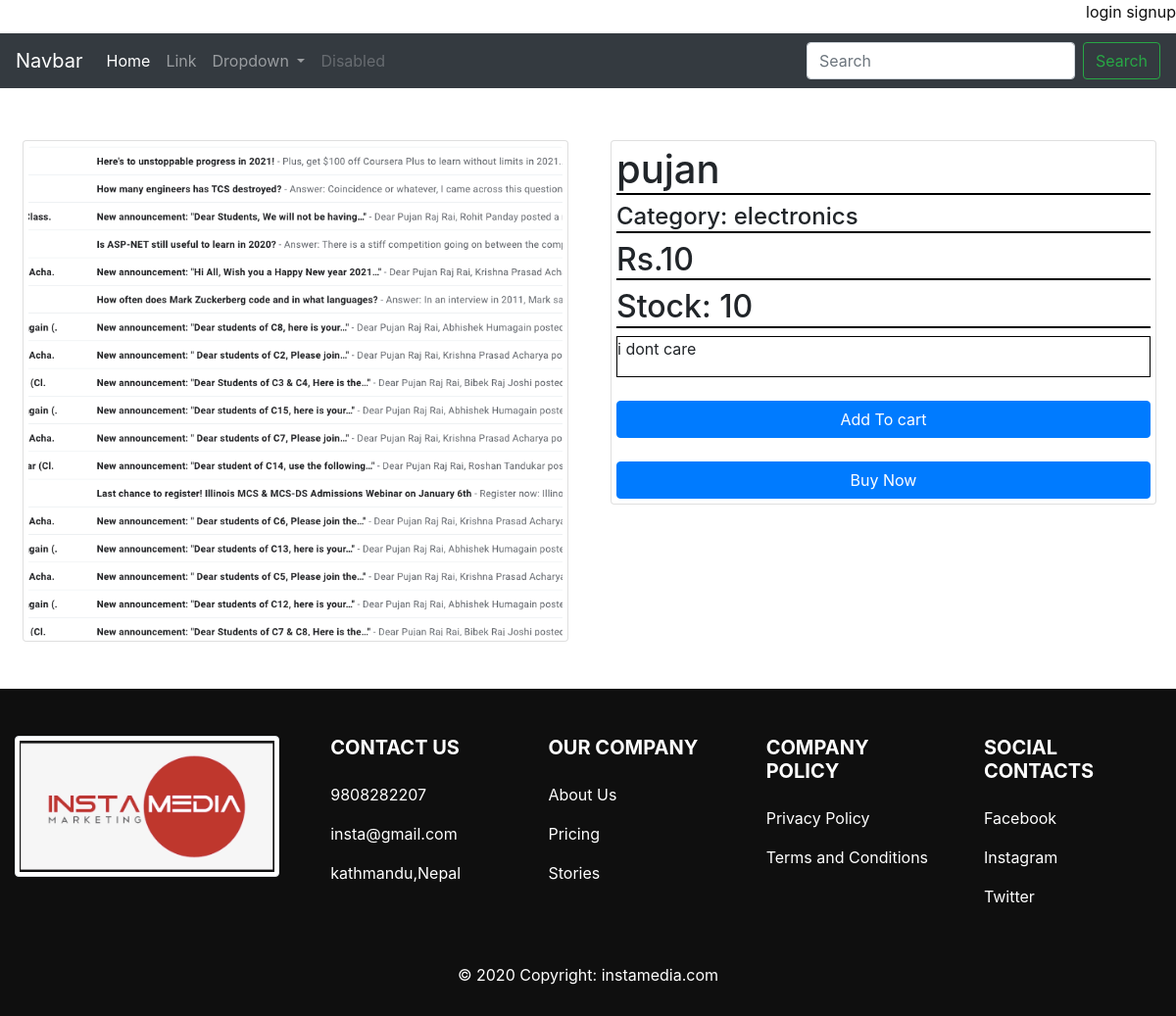
Screenshot of /product/pujan1/ with the database file from the repository.
### ecom/models.py (models this page shows, shortened)
class Product(models.Model):
    name = models.CharField(max_length=90)
    slug = models.SlugField(max_length=255)
    product_image = models.ImageField(upload_to='product_image')
    price = models.PositiveSmallIntegerField()
    stock = models.PositiveSmallIntegerField()
    category = models.ForeignKey(Category, on_delete=models.CASCADE)
    description = RichTextField()

class Category(models.Model):
    category_name = models.CharField(max_length=50)
    category_desc = models.TextField(max_length=500)
    def __str__(self):
        return self.category_name

### ecom/views.py (the view)
# urls.py: path('product/<slug:slug>/',views.product,name='product'),
def product(request, slug):
    context = {"products": Product.objects.filter(slug=slug)}
    return render(request, 'ecom/product.html', context)

### ecom/templates/ecom/product.html
{% extends 'ecom/base.html' %}
{% block body %}
    {% for product in products %}
        <div class="container-fluid mt-5 mb-5">
            <div class="row">
                <div class="col-sm-6">
                    <div class="card-group">
                        <div class="card ml-2" style="width: 18rem;">
                            <img class="card-img-top image-resize3"
                                 src="{{ product.product_image.url }}" alt="Card image cap">
                        </div>
                    </div>
                </div>
                <div class="col-sm-6" style="background-color:#ffffff;">
                    <div class="card-group">
                        <div class="card ml-2" style="width: 18rem;">
                            <h1 style="border-bottom: 2px solid black">{{ product.name }}</h1>
                            <h4 style="border-bottom: 2px solid black">Category: {{ product.category }}</h4>
                            <h2 style="border-bottom: 2px solid black">Rs.{{ product.price }}</h2>
                            <h2 style="border-bottom: 2px solid black">Stock: {{ product.stock }}</h2>
                            <div style="border: 1px solid black">{{ product.description|safe }}</div><br>
                            <button type="button" class="btn btn-primary">Add To cart</button><br>
                            <button type="button" class="btn btn-primary">Buy Now</button>
                        </div>
                    </div>
                </div>
            </div>
        </div>
    {% endfor %}
{% endblock %}

### static/css/style.css (style rules this page uses)
.card { padding: 5px; margin: 5px; }
.image-resize3 { background-color: #fff; max-width: 100%; height: 500px; width: auto; object-fit: cover; object-position: center; }

### rows the page displays
Product: product_image (picture), name "pujan", category "electronics", price "10", stock "10", description "i dont care"
